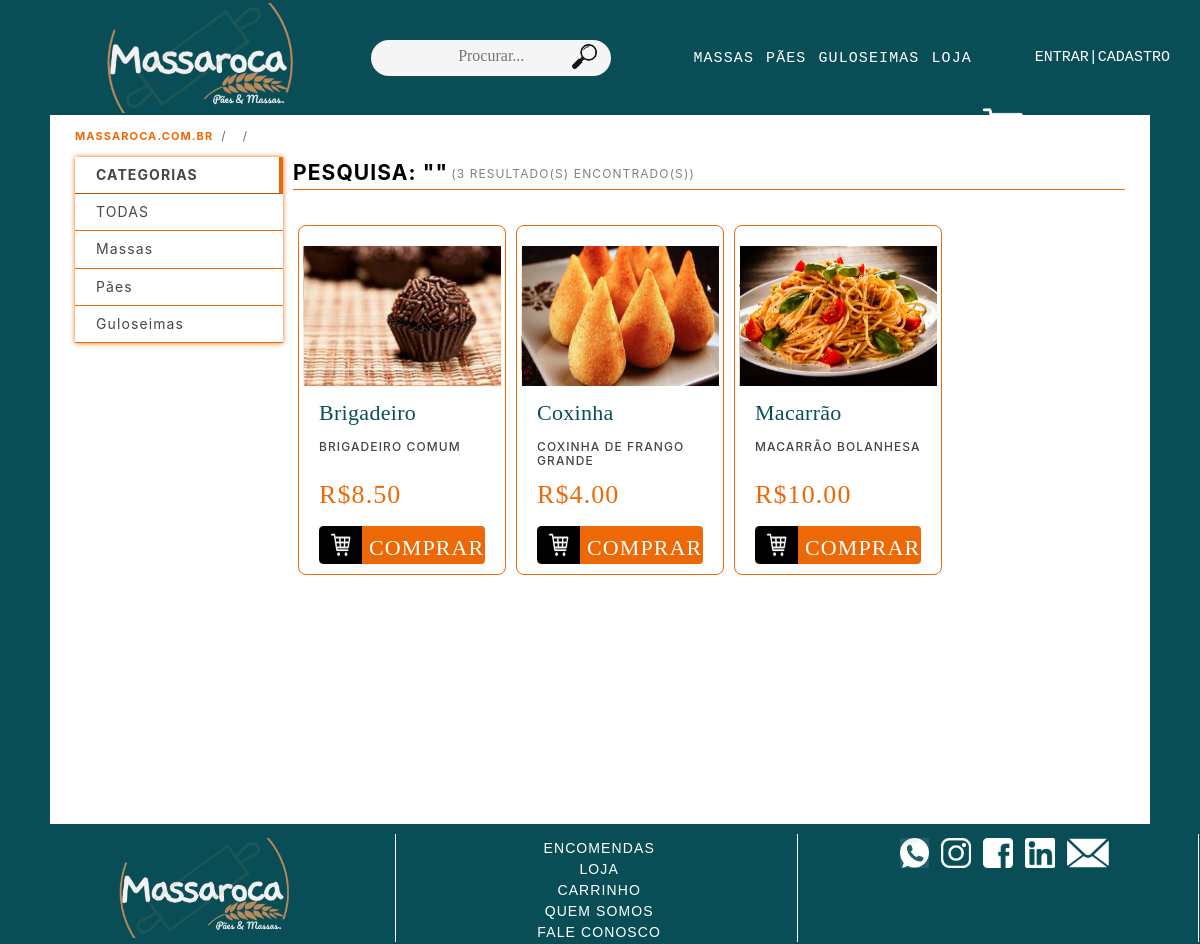
The page /loja/procurar/ on the database its author committed.
### loja/models.py (models this page shows, shortened)
class Produtos(models.Model):
    disponivel_escolha = [
    ('Sim','Sim'),
    ('Não','Não'),
    ]
    Nome = models.CharField(max_length=128)
    Categoriateste = models.ForeignKey(Categorias ,on_delete=models.CASCADE, default=0)
    Descrição = models.CharField(max_length=1024)
    Fotos = models.ImageField(upload_to='loja/static/produtos/fotos/')
    Fotos_2 = models.ImageField(upload_to='loja/static/produtos/fotos/')
    Preço = models.DecimalField(max_digits=10, decimal_places=2)
    Disponivel = models.CharField(max_length=8,choices=disponivel_escolha, default='Sim')

class Categorias(models.Model):
    Nome = models.CharField(max_length=30)
    def __str__(self):
        return self.Nome

### loja/views.py (the view)
# urls.py: path("loja/procurar/", views.pesquisa, name="pesquisa"),
def pesquisa(request):
    try:
        pesquisa = request.POST["pesquisa"]
    except KeyError:
        pesquisa = ""
    try:
        produtos = Produtos.objects.filter(Nome__icontains=pesquisa)
        num = Produtos.objects.filter(Nome__icontains=pesquisa).count()
        categorias = Categorias.objects.all()
    except KeyError:
        return render(request, "loja/erro.html")
    except TypeError:
        return render(request, "loja/erro.html")
    context = {
        "produtos": produtos,
        "pesquisa": pesquisa,
        "categorias": categorias,
        "num": num,
        "log": request.user.is_authenticated,
        "username": request.user
    }
    final_status2 = final_status(request)
    context.update(final_status2)
    clear_status(request)
    return render(request, "loja/loja.html", context)

### loja/views.py (called while the page is built)
def clear_status(request):
    request.session['status'] = 'none'
    request.session['status2'] = 'none'
    request.session['status3'] = 'none'
    request.session['status4'] = 'none'
    request.session['status5'] = 'none'
    request.session['status6'] = 'none'
    request.session['status7'] = 'none'
    request.session['status8'] = 'none'
    request.session['status9'] = 'none'
    request.session['status10'] = 'none'

### loja/templates/loja/loja.html (shortened to what this page needs)
{% extends "loja/layout.html" %}
{% load static %}
{% block body %}
    <div class="pre blocos" style="min-height:0;">
        <ul class="local">
            <li><a class="local_item" href="{% url 'index' %}"><strong>massaroca.com.br</strong></a></li>
            {% if cat != None %}
            <li class="local_item"><strong>{{ cat }}</strong></li>
            {% elif pesquisa != None %}
            <li class="local_item"><strong>{{ pesquisa }}</strong></li>
            {% endif %}
        </ul>
    </div>
    <div class="blocos">
        <div class="principal">
            <div class="ferramentas">
                <div class="titulo">
                    {% if cat != None %}
                    {{cat}}
                    {% elif pesquisa != None %}
                    Pesquisa: "{{ pesquisa }}"
                    {% else %}
                    Loja
                    {% endif %}
                    <div class="resultados">
                        ({{num}} resultado(s) encontrado(s))
                    </div>
                </div>
            </div>
                <div class="conteudo">
                    <div class="produtos">
                        {% for produto in produtos %}
                        <li>
                            <div class="prod">
                                {% if cat != None %}
                                <img src="../../../../{{produto.Fotos.url|slice:'5:'}}" alt="produto" class="produto_foto_top"/>
                                <img src="../../../../{{produto.Fotos_2.url|slice:'5:'}}" alt="produto" class="produto_foto_bottom"/>
                                {% elif pesquisa != None %}
                                <img src="../../{{produto.Fotos.url|slice:'5:'}}" alt="produto" class="produto_foto_top"/>
                                {% else %}
                                <img src="../{{produto.Fotos.url|slice:'5:'}}" alt="produto" class="produto_foto_top"/>
                                <img src="../{{produto.Fotos_2.url|slice:'5:'}}" alt="produto" class="produto_foto_bottom"/>
                                {% endif %}
                                <div class="produto_texto">
                                    <h2 class="produto_titulo"><a class="redir_item" href="{% url 'produto' produto.id %}">{{produto.Nome}}</a></h2>
                                    <h3 class="produto_desc">{{produto.Descrição}}</h3>
                                    <div class="produto_preço">R${{produto.Preço}}</div>
                                {% if produto.Disponivel == "Sim" %}
                                    <a href="{% url 'produto' produto.id %}" class="comprar">
                                        <span id="before">
                                            <img src="{% static '/images/shop-branco.png' %}" alt="Carrinho" class="compras">
                                        </span>
                                        <span class="botao_comprar">
                                            COMPRAR
                                        </span>
                                    </a>
                                {% else %}
                                <span class="indisponivel">INDISPONÍVEL</span>
                                {% endif %}
                                </div>
                            </div>
                        </li>
                        {% endfor %}
                    </div>
                </div>
            </div>
        <div class="barracategoria">
                <div class="categorias">
                    <ol>
                        <li class="item" style="cursor: auto; border-right:4px solid #ED6908; border-bottom: 1px solid #b55107;"><strong>CATEGORIAS</strong></li>
                        <li class="item">
                            <a class="redir" href="{% url 'loja' %}">TODAS</a>
                        </li>
                        {% for categoria in categorias %}
                        <li class="item">
                            <a class="redir" href="{% url 'categoria' categoria=categoria num_pagina=1 ordem='Nome' %}">{{ categoria }}</a>
                        </li>
                        {% endfor %}
                    </ol>
            </div>
        </div>
    </div>
{% endblock %}

### loja/static/styles.css (style rules this page uses)
body { font: arial,sans-serif; background-color: rgba(9,79,87); letter-spacing: 1.1px; min-width: 1100px; }
div { box-sizing: border-box; }
.categorias { list-style: none; text-decoration: none; color: #464646; background-color: transparent; box-sizing: inherit; font-size: 14px; line-height: 1.3; position: relative; display: inline-block; width: 100%; padding: 0; float: left; box-shadow: 0 0 5px 0 #ED6908; order: -1; margin-left: 0; }
ol { display: block; list-style: none; padding: 0; margin: 0; }
li.item { text-align: -webkit-match-parent; padding: 9px 21px; cursor: pointer; color: #464646; text-decoration: none; border-bottom: 1px solid #ED6908; }
.redir { text-decoration: none; color: #464646; }
.redir_item { text-decoration: none; color: #094F57; }
.barracategoria { width: 20%; margin-right: 10px; padding: 0; order: -1; flex: inherit; position: relative; min-height: 1px; max-width: 100%; margin-left: 0; }
.blocos { display: flex; flex-direction: row; flex-wrap: nowrap; justify-content: space-around; padding: 0 25px; width: 1100px; min-height: calc(100vh - 133px); background: white; margin-left: auto; margin-right: auto; }
.principal { order: 0; flex:inherit; float: right; width: 80%; }
.titulo { color: black; font-size: 21px; text-transform: uppercase; font-weight: bold; border-bottom: 1px solid #ED6908; margin-bottom: 15px; display: flex; }
.resultados { color: grey; font-size: 12px; font-weight: normal; padding-top: 8px; margin-left: 3px; }
.ferramentas { float: left; width: 100%; position: relative; margin-bottom: 20px; }
.pre { margin: 0 auto; padding-top: 4px; float: none; display: table; background-color: white; height: 42px; }
.local { margin-bottom: 0; background: 0 0; list-style: none; padding: 0; }
.local_item { color: #ED6908; text-decoration: none; font-size: 11px; text-transform: uppercase; float: left; }
.local_item::after { content: '/'; font-size: 12px; display: inline-block; color: #636c72; padding: .5rem .5rem; }
.prod { display: inline-block; position: relative; border: 1px solid #ED6908; border-radius: 8px; width: 25%; height: 350px; padding: 20px 5px; list-style: none; float: left; margin: 0 5px 10px 5px; }
li { list-style: none; }
.produto_foto_top { width: 197px; height: 140px; position: relative; z-index: 2; transition: opacity 0.3s; }
.produto_texto { padding: 0 15px; }
.produto_preço { font-size: 26px; color:#ED6908; font-family: Swis721_B; }
.produto_titulo { margin: 15px 0; color: #094F57; line-height: 1.5rem; font-family: Swis721; overflow: hidden; font-size: 22px; letter-spacing: .3px; text-align: left; }
.produto_desc { color:#454545; text-align: left; font-size: 12px; margin-bottom: 0; line-height: 118%; min-height: 35px; max-height: 56px; text-transform: uppercase; }
.comprar { background-color: #ED6908; height: 38px; margin-top: 12px; border-radius: 4px; font-size: 22px; color: #fff; font-family: Swis721_B; display: flex; align-items: center; position: relative; overflow: hidden; text-decoration: none; cursor: pointer; }
#before { position: absolute; left: 0; bottom: 0; width: 26%; display: flex; height: 100%; border-bottom-left-radius: 5px; border-top-left-radius: 5px; background: #000; -webkit-box-align:center; align-items: center; -webkit-box-pack: center; justify-content: center; }
.compras { width: 22px; height: 26px; }
.botao_comprar { padding-top: 5px; padding-left: 50px; color: white; }

### rows shown on the page
Produtos: Fotos (picture), Nome "Brigadeiro", Descrição "BRIGADEIRO COMUM", Preço "8.50"
Produtos: Fotos (picture), Nome "Coxinha", Descrição "COXINHA DE FRANGO GRANDE", Preço "4.00"
Produtos: Fotos (picture), Nome "Macarrão", Descrição "MACARRÃO BOLANHESA", Preço "10.00"
Categorias: Nome "Massas"
Categorias: Nome "Pães"
Categorias: Nome "Guloseimas"

### other values the page prints
{{ num }} "3"
